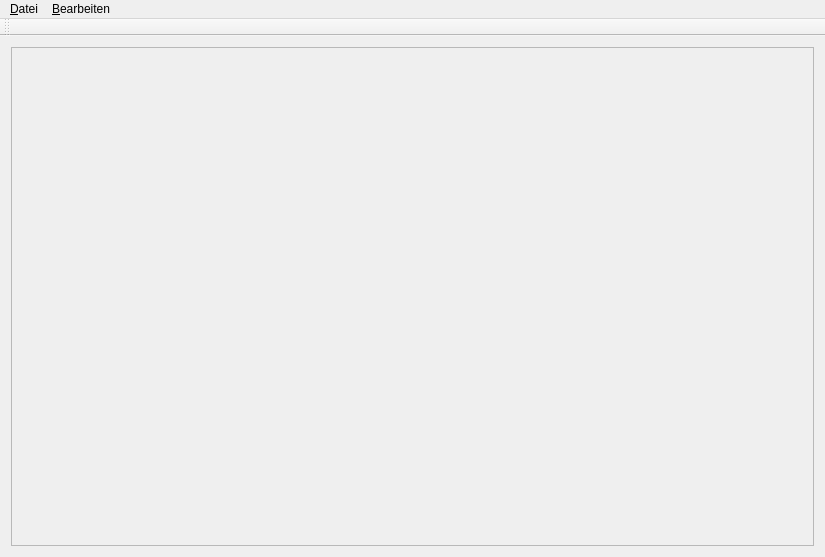
<?xml version="1.0" encoding="UTF-8"?>
<ui version="4.0">
 <class>MainWindow</class>
 <widget class="QMainWindow" name="MainWindow">
  <property name="geometry">
   <rect>
    <x>0</x>
    <y>0</y>
    <width>825</width>
    <height>557</height>
   </rect>
  </property>
  <property name="windowTitle">
   <string>Texteditor</string>
  </property>
  <property name="windowIcon">
   <iconset resource="icons.qrc">
    <normaloff>:/Icons/notepad.ico</normaloff>:/Icons/notepad.ico</iconset>
  </property>
  <widget class="QWidget" name="centralWidget">
   <layout class="QGridLayout" name="gridLayout_2">
    <item row="0" column="1">
     <layout class="QGridLayout" name="gridLayout">
      <item row="0" column="0">
       <widget class="QTextEdit" name="txtText">
        <property name="enabled">
         <bool>false</bool>
        </property>
       </widget>
      </item>
     </layout>
    </item>
   </layout>
  </widget>
  <widget class="QMenuBar" name="menuBar">
   <property name="geometry">
    <rect>
     <x>0</x>
     <y>0</y>
     <width>825</width>
     <height>23</height>
    </rect>
   </property>
   <widget class="QMenu" name="menu_File">
    <property name="title">
     <string>&amp;Datei</string>
    </property>
    <addaction name="actionNeu"/>
    <addaction name="action_ffnen"/>
    <addaction name="actionSpeichern"/>
    <addaction name="actionSpeichern_unter"/>
    <addaction name="actionSchlie_em"/>
    <addaction name="actionBeenden"/>
   </widget>
   <widget class="QMenu" name="menu_Bearbeiten">
    <property name="title">
     <string>&amp;Bearbeiten</string>
    </property>
    <addaction name="action_Optionen"/>
   </widget>
   <addaction name="menu_File"/>
   <addaction name="menu_Bearbeiten"/>
  </widget>
  <widget class="QToolBar" name="mainToolBar">
   <attribute name="toolBarArea">
    <enum>TopToolBarArea</enum>
   </attribute>
   <attribute name="toolBarBreak">
    <bool>false</bool>
   </attribute>
  </widget>
  <action name="actionNeu">
   <property name="text">
    <string>Neu</string>
   </property>
   <property name="toolTip">
    <string>&lt;html&gt;&lt;head/&gt;&lt;body&gt;&lt;p&gt;Neues Dokument&lt;/p&gt;&lt;/body&gt;&lt;/html&gt;</string>
   </property>
  </action>
  <action name="actionSpeichern">
   <property name="text">
    <string>Speichern...</string>
   </property>
  </action>
  <action name="actionSpeichern_unter">
   <property name="text">
    <string>Speichern unter...</string>
   </property>
  </action>
  <action name="action_ffnen">
   <property name="text">
    <string>Öffnen</string>
   </property>
  </action>
  <action name="actionSchlie_em">
   <property name="text">
    <string>Schließen</string>
   </property>
  </action>
  <action name="actionBeenden">
   <property name="text">
    <string>Beenden</string>
   </property>
  </action>
  <action name="action_Optionen">
   <property name="text">
    <string>&amp;Optionen</string>
   </property>
  </action>
 </widget>
 <layoutdefault spacing="6" margin="11"/>
 <resources>
  <include location="icons.qrc"/>
 </resources>
 <connections/>
</ui>
